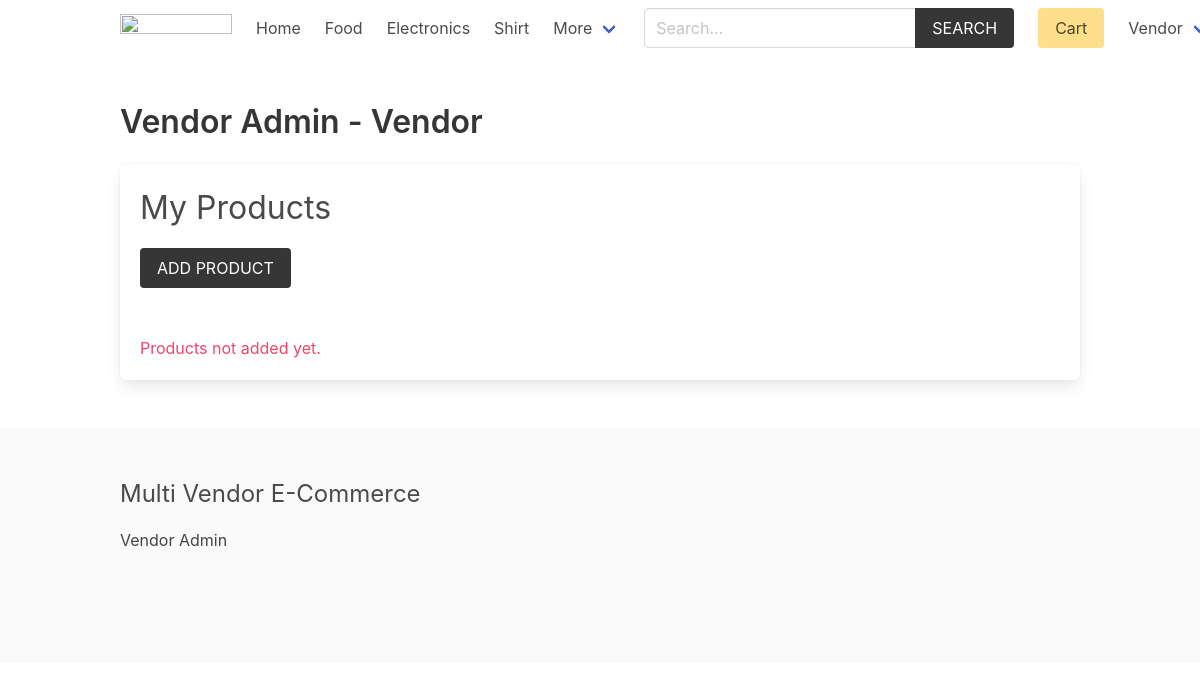
Page /vendor/vendor-admin/ (signed in) on the committed database.
### product/models.py (models this page shows, shortened)
class Category(models.Model):
    title = models.CharField(max_length=50)
    slug = models.SlugField(max_length=55)
    ordering = models.IntegerField(default=0)
    class Meta:
        ordering = ['ordering']

### vendor/models.py (models this page shows, shortened)
class Vendor(models.Model):
    name = models.CharField(max_length=255)
    created_at = models.DateTimeField(auto_now_add=True)
    created_by = models.OneToOneField(User, related_name='vendor', on_delete=models.CASCADE)
    class Meta:
        ordering = ['name']

### vendor/views.py (the view)
# urls.py: path('vendor-admin/', views.vendor_admin, name="vendor-admin"),
@login_required
def vendor_admin(request):
    vendor = request.user.vendor
    products = Product.objects.filter(vendor=vendor)
    return render(request, 'vendor/vendor_admin.html', {'vendor': vendor, 'products': products})

### cart/cart.py (called while the page is built)
    def __len__(self):
        return sum(item['quantity'] for item in self.cart.values())

### cart/context_processors.py (called while the page is built)
def cart(request):
    return {'cart': Cart(request)}

### product/context_processors.py (called while the page is built)
def menu_categories(request):
    categories = Category.objects.all()
    return {'categories': categories}

### templates/vendor/vendor_admin.html (shortened to what this page needs)
{% extends 'core/base.html' %}
{% block content %}
    <h1 class="title">Vendor Admin - <span class="is-capitalized">{{vendor.name}}</span></h1>
    <div class="box">
        <h2 class="is-size-3 mb-4">My Products</h2>
        <a href="{% url 'vendor:add-product' %}" class="button is-dark is-uppercase mb-6">Add Product</a>
        {% if products %}
            <table class="table is-fullwidth">
                <thead>
                    <tr>
                        <th>S.N.</th>
                        <th>Title</th>
                        <th>Price</th>
                    </tr>
                </thead>
                <tbody>
                    {% for product in products %}
                        <tr>
                            <td>{{ forloop.counter }}</td>
                            <td><a href="{% url 'product:product' product.category.slug product.slug %}">{{ product.title }}</a></td>
                            <td>${{ product.price }}</td>
                        </tr>
                    {% endfor %}
                </tbody>
            </table>
        {% else %}
            <p class="has-text-danger">Products not added yet.</p>
        {% endif %}
    </div>
{% endblock content %}

### templates/core/base.html (shortened to what this page needs)
{% load static %}
<!DOCTYPE html>
<html lang="en">
<head>
    <link rel="stylesheet" href="https://cdn.jsdelivr.net/npm/bulma@0.9.2/css/bulma.min.css">
    <link rel="stylesheet" href="{% static 'css/main.css' %}">
</head>
<body>
    <div class="container">
        <nav class="navbar" role="navigation" aria-label="main navigation">
            <div class="navbar-brand">
                <a class="navbar-item" href="{% url 'core:home' %}">
                <img src="https://bulma.io/images/bulma-logo.png" width="112" height="28">
                </a>
            </div>
            <div id="navbarBasicExample" class="navbar-menu">
                <div class="navbar-start">
                <a class="navbar-item" href="{% url 'core:home' %}">
                    Home
                </a>
                {% for category in categories %}
                    <a class="navbar-item" href="{% url 'product:category' category.slug %}">
                        {{category.title}}
                    </a>
                {% endfor %}
                <div class="navbar-item has-dropdown is-hoverable">
                    <a class="navbar-link">
                    More
                    </a>
                </div>
                </div>
                <div class="navbar-start">
                    <div class="navbar-item">
                        <form method="get" action="{% url 'product:search' %}">
                            <div class="field has-addons">
                                <div class="control">
                                    <input type="search" name="query" id="" class="input" placeholder="Search...">
                                </div>
                                <div class="control">
                                    <button class="button is-dark is-uppercase">Search</button>
                                </div>
                            </div>
                        </form>
                    </div>
                </div>
                <div class="navbar-end">
                <div class="navbar-item">
                    <a href="{% url 'cart:cart' %}" class="button is-warning">Cart {% if cart %}({{cart|length}}){% endif %}</a>
                </div>
                {% if request.user.is_authenticated %}
                <div class="navbar-item has-dropdown is-hoverable">
                    <a class="navbar-link is-capitalized">
                    {{user.vendor.name}}
                    </a>
                </div>
                {% endif %}
                </div>
            </div>
            </nav>
    </div>
    <section class="section">
        <div class="container">
            {% block content %}{% endblock content %}
        </div>
    </section>
    <footer class="footer">
        <div class="container">
            <h3 class="is-size-4 mb-4">Multi Vendor E-Commerce</h3>
            {% if request.user.is_authenticated %}
                <a href="{% url 'vendor:vendor-admin' %}">Vendor Admin</a>
            {% else %}
                <a href="{% url 'vendor:become-vendor' %}">Become a Vendor</a>
            {% endif %}
        </div>
    </footer>
</body>
</html>

### core/static/css/main.css (style rules this page uses)
.footer a { margin-bottom: 15px; display: inline-block; color: #444; }

### rows in the picture
Category: title "Food"
Category: title "Electronics"
Category: title "Shirt"
Vendor: name "Vendor"

### other values in the picture
{{ user.vendor.name }} "Vendor"
